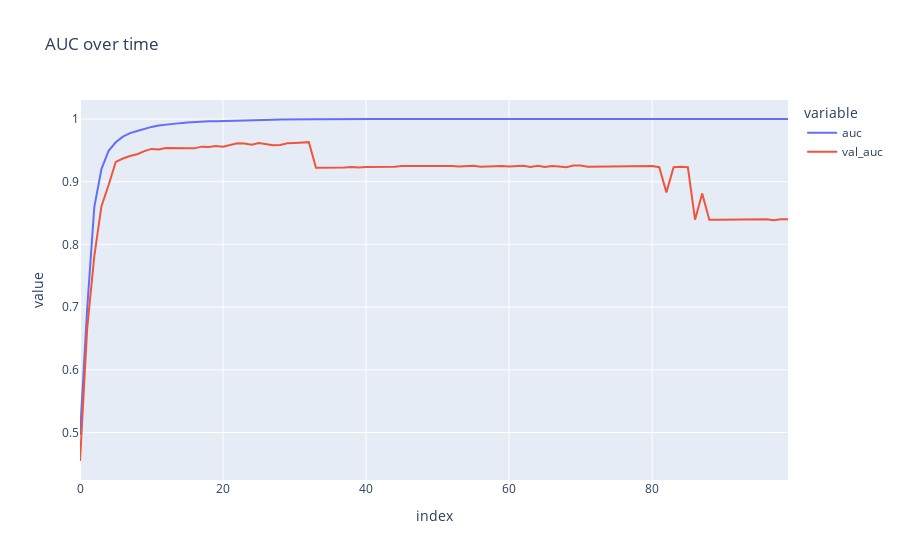

The notebook cell this image was saved under:
### Code cell
fig_auc = px.line(
    history.history,
    y=['auc', 'val_auc'],
    labels={'x': 'Epoch', 'y': 'AUC'},
    title="AUC over time"
)
fig_auc.show()

### Figure 1 — Plotly figure (JSON) as saved in the notebook; plotly's stock layout.template omitted (floating-point values rounded to 4 significant figures)
{"data": [{"hovertemplate": "variable=auc<br>index=%{x}<br>value=%{y}<extra></extra>", "legendgroup": "auc", "line": {"color": "#636efa", "dash": "solid"}, "marker": {"symbol": "circle"}, "mode": "lines", "name": "auc", "orientation": "v", "showlegend": true, "type": "scatter", "x": [0, 1, 2, 3, 4, 5, 6, 7, 8, 9, 10, 11, 12, 13, 14, 15, 16, 17, 18, 19, 20, 21, 22, 23, 24, 25, 26, 27, 28, 29, 30, 31, 32, 33, 34, 35, 36, 37, 38, 39, 40, 41, 42, 43, 44, 45, 46, 47, 48, 49, 50, 51, 52, 53, 54, 55, 56, 57, 58, 59, 60, 61, 62, 63, 64, 65, 66, 67, 68, 69, 70, 71, 72, 73, 74, 75, 76, 77, 78, 79, 80, 81, 82, 83, 84, 85, 86, 87, 88, 89, 90, 91, 92, 93, 94, 95, 96, 97, 98, 99], "xaxis": "x", "y": [0.4962, 0.6967, 0.8595, 0.9202, 0.9493, 0.9628, 0.9718, 0.9775, 0.9808, 0.9846, 0.9874, 0.9895, 0.9912, 0.9921, 0.9934, 0.9945, 0.9954, 0.9957, 0.9964, 0.9966, 0.9967, 0.9973, 0.9982, 0.9983, 0.9983, 0.9985, 0.9986, 0.9989, 0.9993, 0.9992, 0.9995, 0.9997, 0.9996, 0.9997, 0.9997, 0.9999, 0.9999, 0.9999, 0.9999, 0.9998, 0.9999, 0.9999, 0.9999, 1.0, 1.0, 1, 1, 1, 1, 1, 1, 1, 1.0, 1, 1.0, 1, 1, 1.0, 1, 1, 1, 1.0, 1, 1, 1.0, 1, 1.0, 1, 1.0, 1.0, 1, 1.0, 1.0, 1.0, 1.0, 1.0, 1.0, 1, 1.0, 1.0, 1, 1.0, 1, 1, 1, 1, 1, 1, 1, 1, 1, 1, 1, 1, 1, 1, 1, 1.0, 1, 1], "yaxis": "y"}, {"hovertemplate": "variable=val_auc<br>index=%{x}<br>value=%{y}<extra></extra>", "legendgroup": "val_auc", "line": {"color": "#EF553B", "dash": "solid"}, "marker": {"symbol": "circle"}, "mode": "lines", "name": "val_auc", "orientation": "v", "showlegend": true, "type": "scatter", "x": [0, 1, 2, 3, 4, 5, 6, 7, 8, 9, 10, 11, 12, 13, 14, 15, 16, 17, 18, 19, 20, 21, 22, 23, 24, 25, 26, 27, 28, 29, 30, 31, 32, 33, 34, 35, 36, 37, 38, 39, 40, 41, 42, 43, 44, 45, 46, 47, 48, 49, 50, 51, 52, 53, 54, 55, 56, 57, 58, 59, 60, 61, 62, 63, 64, 65, 66, 67, 68, 69, 70, 71, 72, 73, 74, 75, 76, 77, 78, 79, 80, 81, 82, 83, 84, 85, 86, 87, 88, 89, 90, 91, 92, 93, 94, 95, 96, 97, 98, 99], "xaxis": "x", "y": [0.4545, 0.6652, 0.7813, 0.8609, 0.8947, 0.9316, 0.937, 0.941, 0.9437, 0.9487, 0.9523, 0.9514, 0.9536, 0.9532, 0.9536, 0.9532, 0.9532, 0.9559, 0.9554, 0.9568, 0.9559, 0.959, 0.9613, 0.9608, 0.959, 0.9617, 0.9604, 0.9581, 0.9586, 0.9613, 0.9617, 0.9626, 0.9631, 0.9221, 0.9221, 0.9226, 0.9221, 0.9226, 0.9235, 0.9226, 0.9235, 0.9235, 0.9239, 0.9239, 0.9239, 0.9248, 0.9248, 0.9248, 0.9248, 0.9248, 0.9248, 0.9257, 0.9248, 0.9244, 0.9253, 0.9253, 0.9239, 0.9244, 0.9253, 0.9248, 0.9244, 0.9244, 0.9253, 0.9235, 0.9253, 0.9235, 0.9248, 0.9244, 0.923, 0.9257, 0.9257, 0.9239, 0.9239, 0.9239, 0.9239, 0.9248, 0.9248, 0.9248, 0.9248, 0.9248, 0.9248, 0.923, 0.883, 0.923, 0.9239, 0.923, 0.8393, 0.8812, 0.8393, 0.8393, 0.8393, 0.8393, 0.8402, 0.8402, 0.8402, 0.8402, 0.8402, 0.8384, 0.8402, 0.8402], "yaxis": "y"}], "layout": {"autosize": true, "legend": {"title": {"text": "variable"}, "tracegroupgap": 0}, "title": {"text": "AUC over time"}, "xaxis": {"anchor": "y", "autorange": true, "domain": [0, 1], "range": [0, 99], "title": {"text": "index"}, "type": "linear"}, "yaxis": {"anchor": "x", "autorange": true, "domain": [0, 1], "range": [0.4242, 1.03], "title": {"text": "value"}, "type": "linear"}}}
